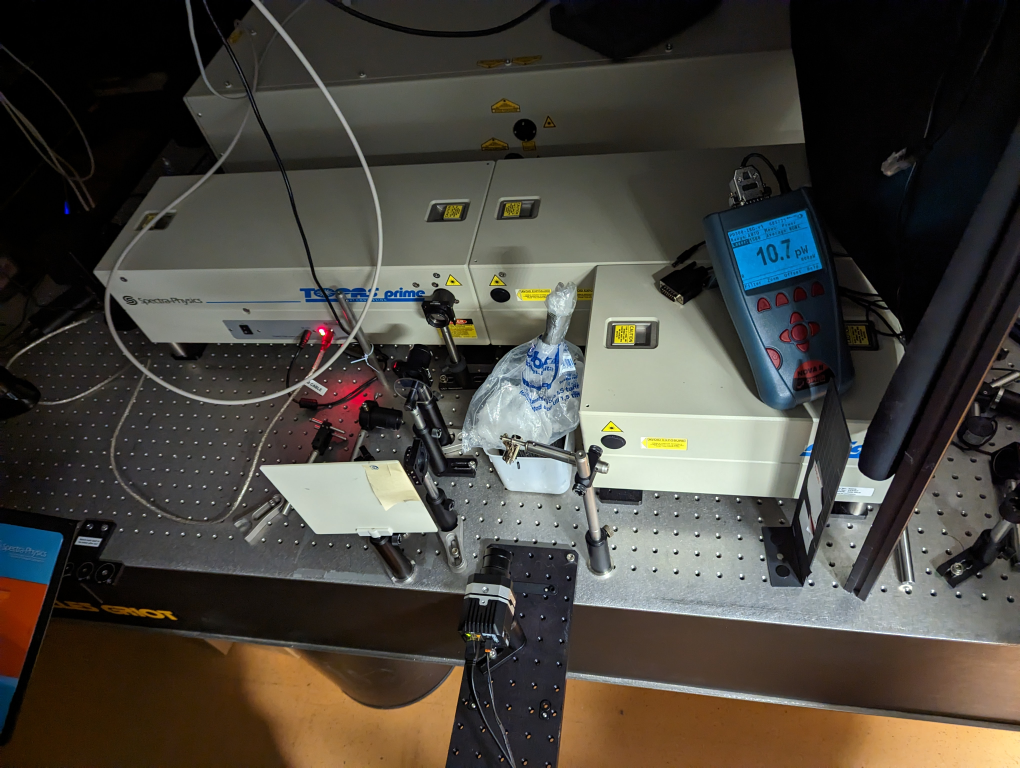
#> input picture images/im1.jpg, 4080 x 3072 px, given in place of PXL_20231003_074535766.TS.mp4, which was not available (shown at 1/4 size)
$ jupyter execute --allow-errors RODS.ipynb
#> lines starting #> are read from the running program, lines starting #| are printed output that depends on the picture; after the words box and inside, x2 and y2 are one past the last pixel; in counts of white or black regions, pixels touching at a corner belong together; pictures that were not available may be replaced by others from this repository, and a replacement may not be noted
[cell 1]
# RUN ALL

import cv2
from skimage.morphology import skeletonize
import numpy as np
import matplotlib.pyplot as plt
from skimage import img_as_ubyte
import math
from scipy.optimize import least_squares
from sklearn.linear_model import LinearRegression
import numpy as np
import matplotlib as mpl
import matplotlib.cm
import matplotlib.pyplot as plt
import matplotlib.font_manager as fmg
import os
import networkx as nx

method = 1
part1 = 1

# [20 lines left out: functions intersection_area, select_contours, not called in this run]

def calculate_angle(c1, c2, x, y):
    dy = y - c2
    dx = x - c1
    return math.atan2(dy, dx)

def residuals(params, points):
    c1, c2, r = params
    x, y = points.T
    return np.sqrt((x - c1)**2 + (y - c2)**2) - r

def fit_circle(points):
    x, y = points.T
    params_initial = (np.mean(x), np.mean(y), np.mean(np.sqrt((x - np.mean(x))**2 + (y - np.mean(y))**2)))
    res = least_squares(residuals, params_initial, args=(points,))
    c1, c2, r = res.x
    return c1, c2, r

import numpy as np

def circular_kernel(radius, diameter=None):
    if diameter is None:
        diameter = 2*radius + 1
    y, x = np.ogrid[-radius:diameter-radius, -radius:diameter-radius]
    mask = x**2 + y**2 <= radius**2
    kernel = np.zeros((diameter, diameter), dtype=np.uint8)  # Ensuring type uint8
    kernel[mask] = 1
    return kernel

def get_adjacent_nodes(node, shape):
    adjacent_nodes = []
    for i in range(-1, 2):
        for j in range(-1, 2):
            if i == 0 and j == 0:
                continue
            r, c = node[0] + i, node[1] + j
            if r >= 0 and r < shape[0] and c >= 0 and c < shape[1]:
                adjacent_nodes.append((r, c))
    return adjacent_nodes

# Load the video
name = 'PXL_20231003_074535766.TS'
#video_path = r'\\home.org.aalto.fi\silvap1\data\Desktop\RODS\Recordings' + '\\' + name + '.mp4'
#dir_path = r'\\home.org.aalto.fi\silvap1\data\Documents\InfraTec\IRB2ASCII' # CHANGE THIS FOLDER
video_path = r'/scratch/work/silvap1/zahra' + '/' + name + '.mp4'
dir_path = r'/scratch/work/silvap1/temp'

dpi=300
video = cv2.VideoCapture(video_path)

y_start, y_end = 300, 900  # Replace with your actual y coordinates
#x_start, x_end = 850, 1450  # Replace with your actual x coordinates
x_start, x_end = 700, 1300  # Replace with your actual x coordinates


# Get the frames per second (fps) of the video
fps = 6#math.ceil(video.get(cv2.CAP_PROP_FPS))
print("Extracting Circle")

# Loop through all frames in the video
if 1 == 1:
    TOT = int(video.get(cv2.CAP_PROP_FRAME_COUNT))

    vx = np.zeros(int(TOT/fps)+1)
    vy = np.zeros(int(TOT/fps)+1)
    time = np.zeros(int(TOT/fps)+1)
    for k in range(TOT):
        ret, frame = video.read()
        if not ret:
            break  # Break the loop if we are at the end of the video

        # Process every [fps] frames, i.e., every second
        if k % fps == 0:

            time[int(k/fps)] = video.get(cv2.CAP_PROP_POS_MSEC) / 1000
            frame_c = frame[y_start:y_end, x_start:x_end]
            c_frame = cv2.cvtColor(frame_c, cv2.COLOR_BGR2LAB)

            # Calculate angular speed
            l_channel = cv2.cvtColor(frame_c, cv2.COLOR_BGR2HSV)[:,:,1]
            _, th = cv2.threshold(l_channel, 50, 255, cv2.THRESH_BINARY)

            cv2.circle(th, (290, 300), 110, (0, 0, 0), thickness=-1)
            kernel = cv2.getStructuringElement(cv2.MORPH_ELLIPSE,(5,5))
            dil1 = cv2.dilate(th, kernel, iterations = 1)
            th = cv2.erode(dil1, kernel, iterations = 1)
            contours, _ = cv2.findContours(th, cv2.RETR_EXTERNAL, cv2.CHAIN_APPROX_NONE)
            largest_contour = max(contours, key=cv2.contourArea)
            moments = cv2.moments(largest_contour)
            vx[int(k/fps)] = int(moments['m10'] / moments['m00'])
            vy[int(k/fps)] = int(moments['m01'] / moments['m00'])

            if k < 0:
                fig, ax = plt.subplots(dpi=150)
                #ax.imshow(cv2.cvtColor(frame_c, cv2.COLOR_BGR2RGB))
                ax.imshow(th, cmap='gray')
                #grid_size=20
                for i in range(len(largest_contour)):
                    plt.plot(largest_contour[i][0][0],largest_contour[i][0][1],'y.', markersize=1)
                # [4 lines of commented-out code are left out]
                ax.plot(vx[int(k/fps)], vy[int(k/fps)], 'rx')
#> this loop made 1 pass
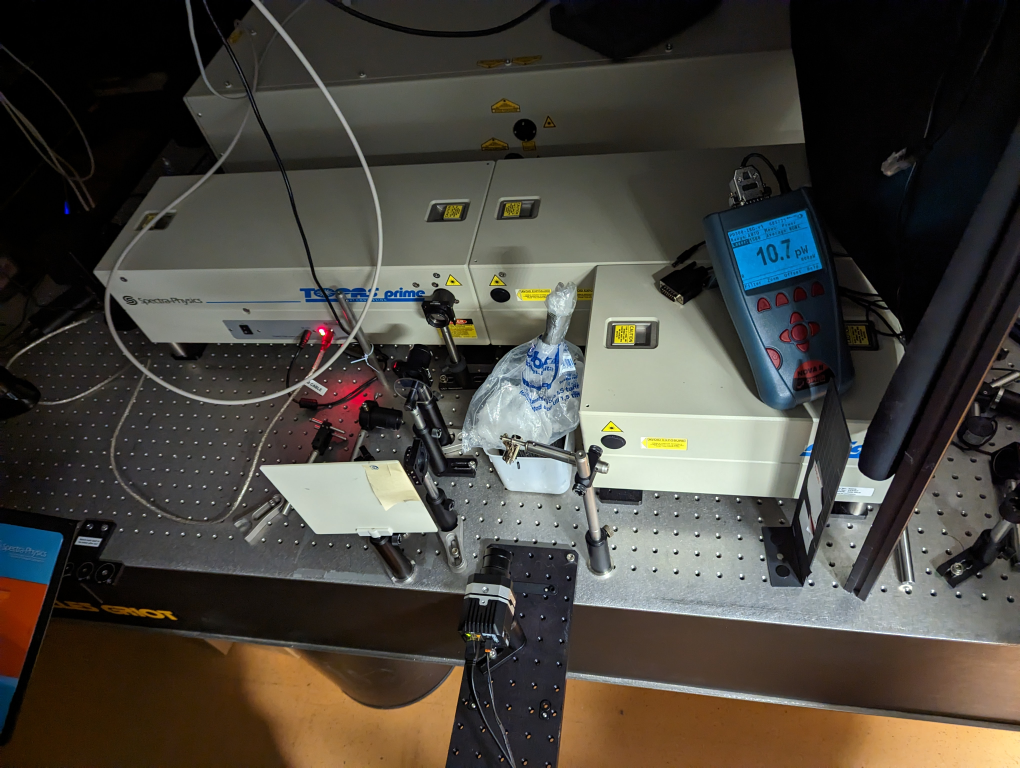
#> input picture images/im1.jpg, 4080 x 3072 px, given in place of PXL_20231003_074535766.TS.mp4, which was not available (shown at 1/4 size)
#> pass 1, `frame_c = frame[y_start:y_end, x_start:x_end]`:
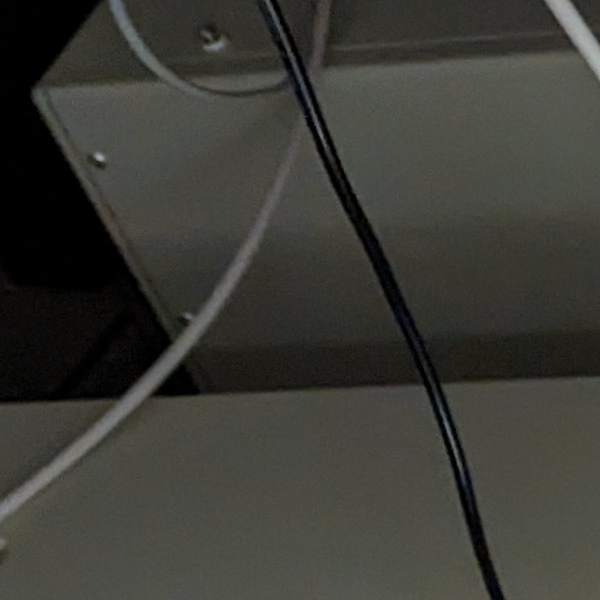
#> frame_c: shape (600, 600, 3); mean B, G, R 53.4, 59.4, 59.2
#> pass 1, `l_channel = cv2.cvtColor(frame_c, cv2.COLOR_BGR2HSV)[:,:,1]`:
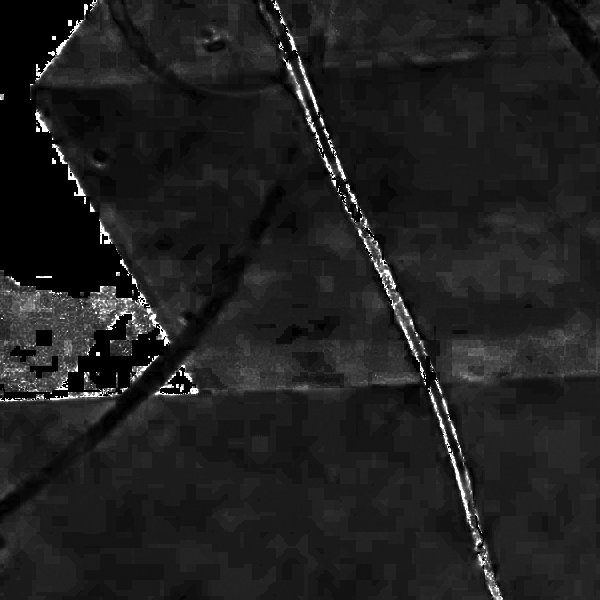
#> l_channel: shape (600, 600); min 0, max 255, mean 31.8
#> pass 1, `_, th = cv2.threshold(l_channel, 50, 255, cv2.THRESH_BINARY)`:
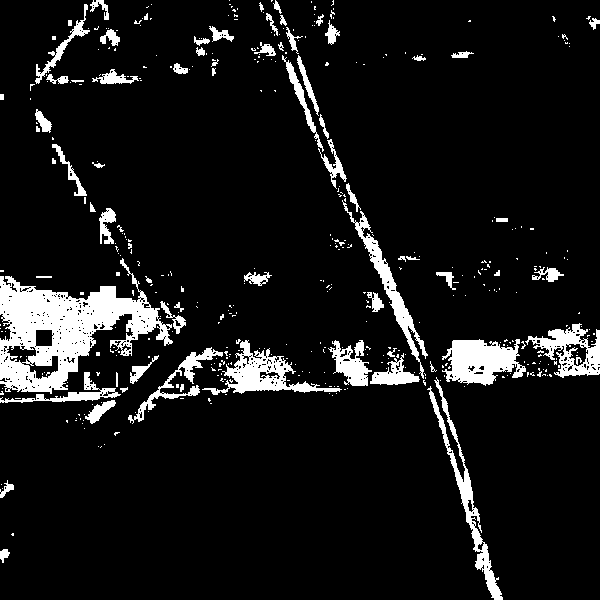
#> th: shape (600, 600); 8.9% white; 426 white regions (354 under 20 px), largest, box (x1, y1, x2, y2) and area: (0, 258, 173, 394) 9807, (442, 339, 526, 386) 2509, (202, 340, 342, 395) 2260
#> after the loop:
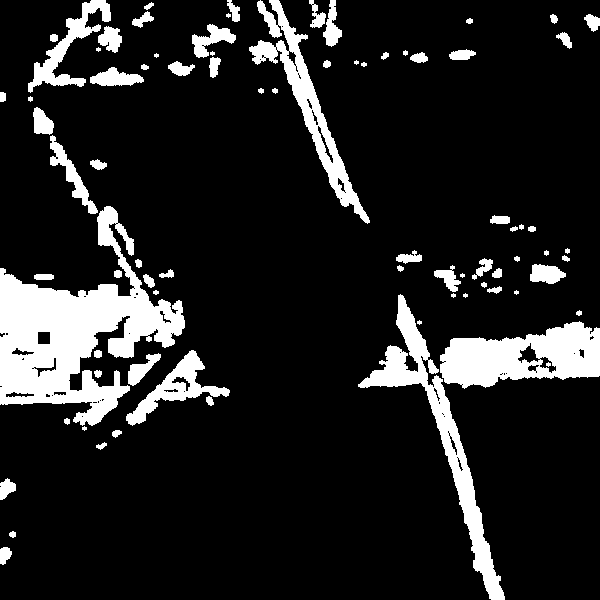
#> dil1: shape (600, 600); 13.4% white; 80 white regions (12 under 20 px), largest, box (x1, y1, x2, y2) and area: (0, 206, 185, 426) 16744, (440, 321, 600, 389) 6878, (358, 294, 505, 600) 6437
#> after the loop:
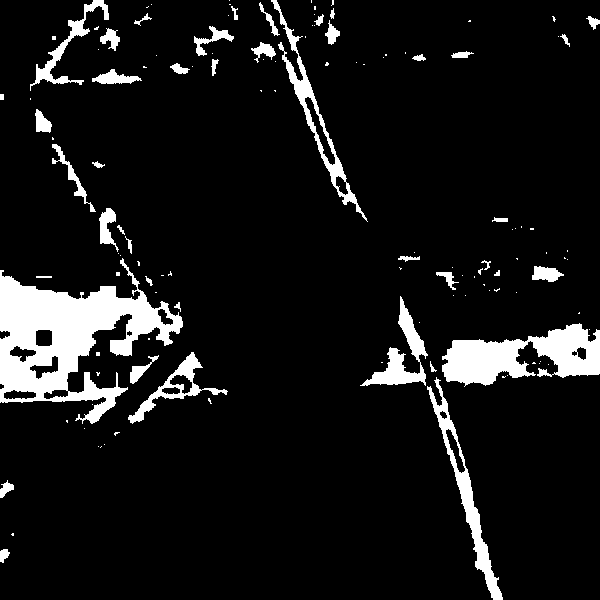
#> th: shape (600, 600); 8.9% white; 127 white regions (84 under 20 px), largest, box (x1, y1, x2, y2) and area: (0, 258, 183, 424) 12748, (442, 323, 600, 387) 5574, (427, 377, 503, 600) 2380
#> after the loop, time = [0]; vx = [66]; vy = [339]
                #ax.set_xlim((0,400))
                #ax.set_ylim((0,400))

    points = np.array([(xi, yi) for xi, yi in zip(vx, vy)])
#> points = [[66, 339]]
    c1, c2, r = fit_circle(points)
#> in fit_circle, `x, y = points.T`: x = [66]; y = [339]
#> in fit_circle, `params_initial = (np.mean(x), np.mean(y), np.mean(np.sqrt((x - np.mean..`: params_initial = (66, 339, 0)
#> in fit_circle, `res = least_squares(residuals, params_initial, args=(points,))`: res = 12 items
#> in fit_circle, `c1, c2, r = res.x`: c1 = 66; c2 = 339; r = 0
#> c1 = 66; c2 = 339; r = 0

    angles_radians = [calculate_angle(c1, c2, x, y) for x, y in points]
#> angles_radians = [0]
    angles_degrees = [math.degrees(theta) for theta in angles_radians]
#> angles_degrees = [0]

    df_angle = np.diff(angles_degrees)
#> df_angle = empty array
    df_angle[abs(df_angle > 100)] -= 360

    # [9 lines of commented-out code are left out]
video = cv2.VideoCapture(video_path)
print("Circle extracted")
# Get the frames per second (fps) of the video
fps = 6 #math.ceil(video.get(cv2.CAP_PROP_FPS))

# Loop through all frames in the video
#while True:
TOT = int(video.get(cv2.CAP_PROP_FRAME_COUNT))
#> TOT = 1
vx2 = np.zeros(int(TOT/fps)+1)
vy2 = np.zeros(int(TOT/fps)+1)
vx2b0 = np.zeros(int(TOT/fps)+1)
vy2b0 = np.zeros(int(TOT/fps)+1)
vx2b1 = np.zeros(int(TOT/fps)+1)
vy2b1 = np.zeros(int(TOT/fps)+1)

vx3 = np.zeros(int(TOT/fps)+1)
vy3 = np.zeros(int(TOT/fps)+1)
time2 = np.zeros(int(TOT/fps)+1)
npoints = np.zeros(int(TOT/fps)+1)
inters = []
fsize = 40
for k in range(TOT):
    ret, frame = video.read()
    if not ret:
        break  # Break the loop if we are at the end of the video

    # Process every [fps] frames, i.e., every second
    if k % fps == 0:

        time2[int(k/fps)] = video.get(cv2.CAP_PROP_POS_MSEC) / 1000
        frame_c = frame[y_start:y_end, x_start:x_end]
        l_channel = cv2.cvtColor(frame_c, cv2.COLOR_BGR2GRAY)

        if method > 0:
            _, th = cv2.threshold(l_channel, 50, 255, cv2.THRESH_BINARY_INV)

            kernel = cv2.getStructuringElement(cv2.MORPH_ELLIPSE,(7,7))
            er1 = cv2.erode(th, kernel, iterations = 2)
            dil1 = cv2.dilate(er1, kernel, iterations = 2)
            kernel = circular_kernel(101)
            dil2 = cv2.dilate(dil1, kernel, iterations = 1)
            er2 = cv2.erode(dil2, kernel, iterations = 1)
            th = er2

            contours, _ = cv2.findContours(th, cv2.RETR_EXTERNAL, cv2.CHAIN_APPROX_SIMPLE)
            filtered_contours = [cnt for cnt in contours if cv2.contourArea(cnt) > 200 and not cv2.pointPolygonTest(cnt, (0, 0), False) == 1]
            largest_contour = max(filtered_contours, key=cv2.contourArea)

            # Skeletonization
            binary_mask = np.zeros_like(frame_c, dtype=np.uint8) # Create an empty image to fill the contour
            cv2.drawContours(binary_mask, filtered_contours, -1, (255, 255, 255), thickness=cv2.FILLED) # Fill the contour to create a binary mask
            binary_mask = cv2.cvtColor(binary_mask, cv2.COLOR_BGR2GRAY) # Convert to grayscale and binary
            _, binary_mask = cv2.threshold(binary_mask, 127, 255, cv2.THRESH_BINARY)
            #skeleton = skeletonize(binary_mask // 255)
            skeleton = skeletonize(binary_mask // 255, method='lee').astype(np.uint8) #img_as_ubyte(skeleton, method = 'lee')

            # Create a graph from the skeleton
            graph = nx.Graph()
            for index in np.ndindex(skeleton.shape):
                if skeleton[index]:
                    graph.add_node(index)
            for node in graph.nodes:
                for neighbor in get_adjacent_nodes(node, skeleton.shape):
                    if skeleton[neighbor]:
                        graph.add_edge(node, neighbor)
            (vx2b0[int(k/fps)], vy2b0[int(k/fps)]), (vx2b1[int(k/fps)], vy2b1[int(k/fps)]) = list(graph.nodes)[0], list(graph.nodes)[-1]

            if k < -300:
                fig, ax = plt.subplots(dpi=150)
                ax.imshow(cv2.cvtColor(frame_c, cv2.COLOR_BGR2RGB))
                ax.imshow(skeleton, cmap='gray', alpha = 0.25)

                for i in range(len(largest_contour)):
                    plt.plot(largest_contour[i][0][0],largest_contour[i][0][1],'y.', markersize=1)
                ax.plot(vy2b1[int(k/fps)], vx2b1[int(k/fps)], 'rx')
            # Fit ellipse
            if 1==1:
                ellipse = cv2.fitEllipse(largest_contour)
                scaled = tuple(x * 0.5 for x in ellipse[1])
                ellipse = (ellipse[0], scaled) + ellipse[2:]
                ellipse_img = np.zeros_like(skeleton)
                cv2.ellipse(ellipse_img, ellipse, 255, -1)  # -1 fills the ellipse
                intersection = cv2.bitwise_and(ellipse_img, skeleton)

                # Linear regression
                y_sk, x_sk = np.where(intersection > 0)
                npoints[int(k/fps)] = len(y_sk)
                xreg = x_sk.reshape(-1, 1)
                yreg = y_sk.reshape(-1, 1)
                sk = np.array([(xi, yi) for xi, yi in zip(x_sk, y_sk)]).reshape((-1,1,2))#
                model = LinearRegression().fit(xreg, yreg)
                m = model.coef_[0]
                b = model.intercept_

                minx = np.min(largest_contour[:,:,0])
                maxx = np.max(largest_contour[:,:,0])
                intersections = []
                for q1 in range(minx, maxx + 1):
                    q2 = m[0] * q1 + b[0]
                    if cv2.pointPolygonTest(largest_contour, (q1, q2), False) >= 0:
                        intersections.append((q1, q2))

                if len(intersections) > 2:
                    min_point = min(intersections, key=lambda t: t[0])  # Select point with min x
                    max_point = max(intersections, key=lambda t: t[0])  # Select point with max x
                    true_intersections = [min_point, max_point]
                else:
                    true_intersections = intersections
                    print(intersections, "need to solve this man")
                inters.append(true_intersections)
                # Calculate line endpoints
                x1p = 0
                y1p = int(b)
                x2p = intersection.shape[1]
                y2p = int(m * x2p + b)

                moments = cv2.moments(largest_contour)
                vx2[int(k/fps)] = int(moments['m10'] / moments['m00'])
                vy2[int(k/fps)] = int(moments['m01'] / moments['m00'])
                cv2.ellipse(frame_c, ellipse, (0,220,20), 1)
                cv2.line(frame_c, (x1p, y1p), (x2p, y2p), (255,255,255), 1)
                cv2.polylines(frame_c, sk, True, (60, 200, 20), 2)


        if method > 0:
            _, th = cv2.threshold(l_channel, 17, 255, cv2.THRESH_BINARY_INV)
            kernel = cv2.getStructuringElement(cv2.MORPH_ELLIPSE,(7,7))
            er1 = cv2.erode(th, kernel, iterations = 2)
            dil1 = cv2.dilate(er1, kernel, iterations = 2)
            kernel = circular_kernel(101)
            dil2 = cv2.dilate(dil1, kernel, iterations = 1)
            er2 = cv2.erode(dil2, kernel, iterations = 1)
            th = dil1


            contours, _ = cv2.findContours(th, cv2.RETR_EXTERNAL, cv2.CHAIN_APPROX_SIMPLE)

            if len(contours) > 0:
                largest_contour = max(contours, key=cv2.contourArea)
                xc, yc, wc, hc = cv2.boundingRect(largest_contour)

            if len(contours)>0:
                moments = cv2.moments(contours[0])
                vx3[int(k/fps)] = int(moments['m10'] / moments['m00'])
                vy3[int(k/fps)] = int(moments['m01'] / moments['m00'])

            if k < -300:

                fig, ax = plt.subplots(dpi=150)
                ax.imshow(cv2.cvtColor(frame_c, cv2.COLOR_BGR2RGB))
                ax.imshow(th, cmap='gray',alpha=0.75)
                for i in range(len(contours[0])):
                    plt.plot(contours[0][i][0][0],contours[0][i][0][1],'y.', markersize=1)
                ax.plot(vx3[int(k/fps)], vy3[int(k/fps)], 'rx')

        if 1==1:
            fig, ax = plt.subplots(figsize=(6, 6), facecolor='black')
            cv2.drawContours(frame_c, contours, -1, (60, 20, 220), 1)
            # Convert frames to RGB for visualization with matplotlib
            frame_rgb = cv2.cvtColor(frame_c, cv2.COLOR_BGR2RGB)
            ax.imshow(frame_rgb)
            ax.plot(vy2b1[int(k/fps)], vx2b1[int(k/fps)], 'rx')
            ax.axis('off')
            plt.tight_layout()
            plt.savefig(dir_path + '/' + str(k+1).zfill(5)+'.png', dpi=dpi, bbox_inches='tight',pad_inches=0)
            plt.close('all')
#> this loop made 1 pass
#> (ellipse, m, b, minx, maxx, y1p, y2p, xc) on pass 1: (((354, 346.1), (224.2, 305.5), 35.13), [0.369], [201.1], 0, 599, 201, 422, 0)
#> pass 1, `_, th = cv2.threshold(l_channel, 50, 255, cv2.THRESH_BINARY_INV)`:
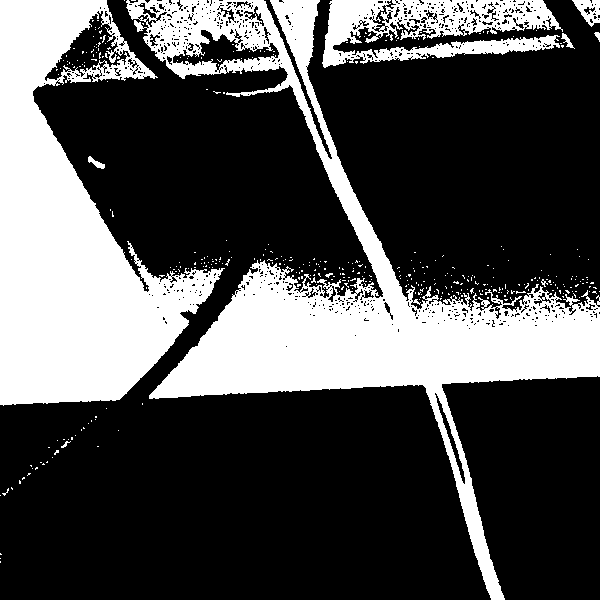
#> th: shape (600, 600); 30.5% white; 378 white regions (368 under 20 px), largest, box (x1, y1, x2, y2) and area: (126, 0, 600, 600) 53585, (0, 0, 225, 406) 45663, (322, 0, 563, 68) 8963
#> pass 1, `er1 = cv2.erode(th, kernel, iterations = 2)`:
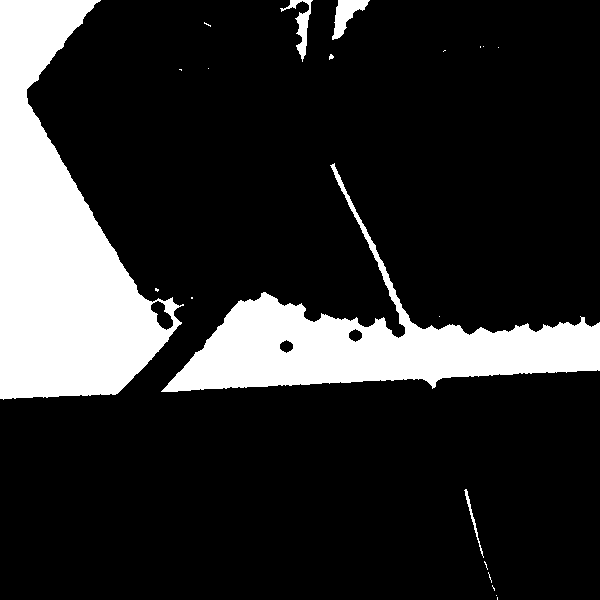
#> er1: shape (600, 600); 17.9% white; 21 white regions (15 under 20 px), largest, box (x1, y1, x2, y2) and area: (0, 0, 184, 400) 37774, (161, 163, 600, 392) 25050, (332, 0, 370, 40) 673, (280, 0, 313, 62) 534, (464, 489, 484, 558) 161, (329, 54, 334, 60) 20
#> (the rest of the program and of its run is left out)
